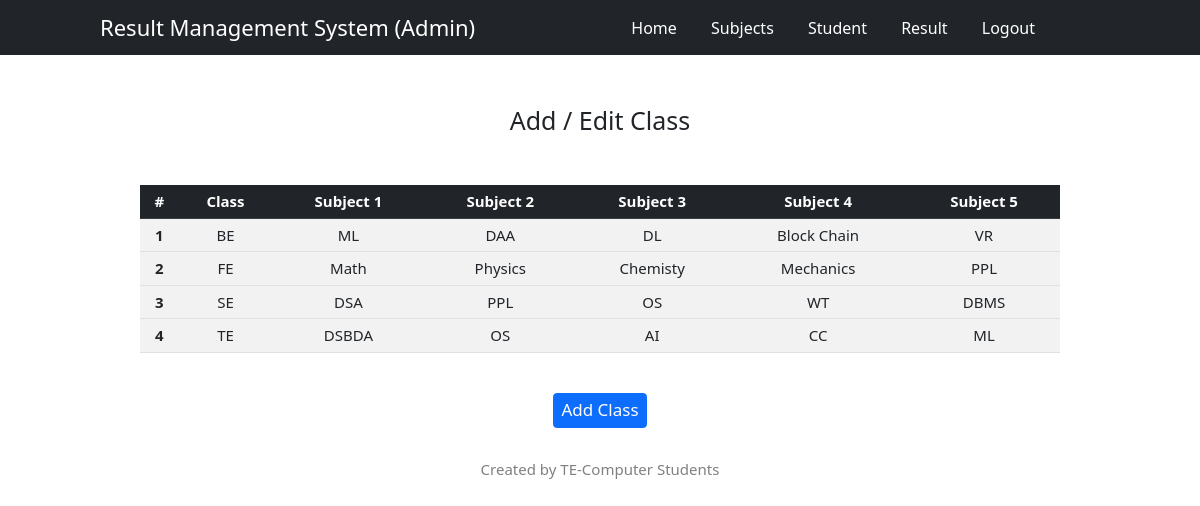
Page /edit_subject.php on the committed database.
### tables this page shows
CREATE TABLE `class` (
  `class` varchar(5) NOT NULL,
  `s1` varchar(15) NOT NULL,
  `s2` varchar(15) NOT NULL,
  `s3` varchar(15) NOT NULL,
  `s4` varchar(15) NOT NULL,
  `s5` varchar(15) NOT NULL
);

### edit_subject.php (the view, shortened to what this page needs)
<!DOCTYPE html>
<html lang="en">
<head>
    <link href="https://cdn.jsdelivr.net/npm/bootstrap@5.3.0-alpha3/dist/css/bootstrap.min.css" rel="stylesheet">
    <link rel="stylesheet" href="https://cdn.jsdelivr.net/npm/bootstrap-icons@1.10.5/font/bootstrap-icons.css">
</head>
<body>
    <?php
        include('init.php');
        $sql1 = "SELECT * FROM class";
        $res = mysqli_query($con, $sql1);
        $num_rows = mysqli_num_rows($res);
    ?>
    <nav class="navbar">
        <div>
            <p class="heading">Result Management System (Admin)</p>
            <p class="menu-btn">
                <a href="index.php">Home</a>
                <a href="edit_subject.php">Subjects</a>
                <a href="edit_student.php">Student</a>
                <a href="edit_result.php">Result</a>
                <a href="login.php">Logout</a>
            </p>
        </div>
    </nav>
    <div class="container">
        <h1 id="dash-title">Add / Edit Class</h1>
    </div>
    <div class="info">
        <table class="table table-striped table-hover">
        <thead>
            <tr class="table-dark">
                <th scope="col">#</th>
                <th scope="col">Class</th>
                <th scope="col">Subject 1</th>
                <th scope="col">Subject 2</th>
                <th scope="col">Subject 3</th>
                <th scope="col">Subject 4</th>
                <th scope="col">Subject 5</th>
            </tr>
        </thead>
<?php
$i=1;
if($num_rows>0)
{
    while($row=mysqli_fetch_array($res))
    {
        echo'
        <tbody
            <tr>
                <th>'.$i.'</th>
                <td>'.$row['class'].'</td>
                <td>'.$row['s1'].'</td>
                <td>'.$row['s2'].'</td>
                <td>'.$row['s3'].'</td>
                <td>'.$row['s4'].'</td>
                <td>'.$row['s5'].'</td>
            </tr>
        </tbody>';
        $i++;
    }
}
?>
        </table>
        <div class="col-12">
            <a href="add_subject.php">
            <button type="submit btn" class="btn btn-primary">Add Class</button></a>
        </div>
    </div>
    <footer>
        <div class="foot">
            <p>Created by TE-Computer Students</p>
        </div>
    </footer>
</body>
</html>

### edit_subject.php (style rules this page uses)
* { font-family: "Segoe UI", Tahoma, Geneva, Verdana, sans-serif; }
html { font-size: 10px; }
.navbar { background-color: #212529; color: white; height: 5.5rem; }
.navbar div { display: flex; height: 5.5rem; align-items: center; }
.heading { font-size: 2.2rem; margin-left: 10rem; }
.menu-btn { font-size: 1.6rem; position: absolute; right: 0; margin-right: 15rem; }
.menu-btn a { color: white; text-decoration: none; padding: 0.5rem; margin: auto 1rem; }
#dash-title { margin: 5rem auto auto auto; text-align: center; }
.info { justify-content: center; width: 92rem; font-size: 1.5rem; align-items: center; text-align: center; margin: 5rem auto auto auto; }
.btn { font-size: 1.7rem; margin-top: 3rem; }
.foot { text-align: center; margin-top: 3rem; font-size: 1.5rem; color: gray; }

### rows in the picture
class: class "BE", s1 "ML", s2 "DAA", s3 "DL", s4 "Block Chain", s5 "VR"
class: class "FE", s1 "Math", s2 "Physics", s3 "Chemisty", s4 "Mechanics", s5 "PPL"
class: class "SE", s1 "DSA", s2 "PPL", s3 "OS", s4 "WT", s5 "DBMS"
class: class "TE", s1 "DSBDA", s2 "OS", s3 "AI", s4 "CC", s5 "ML"
